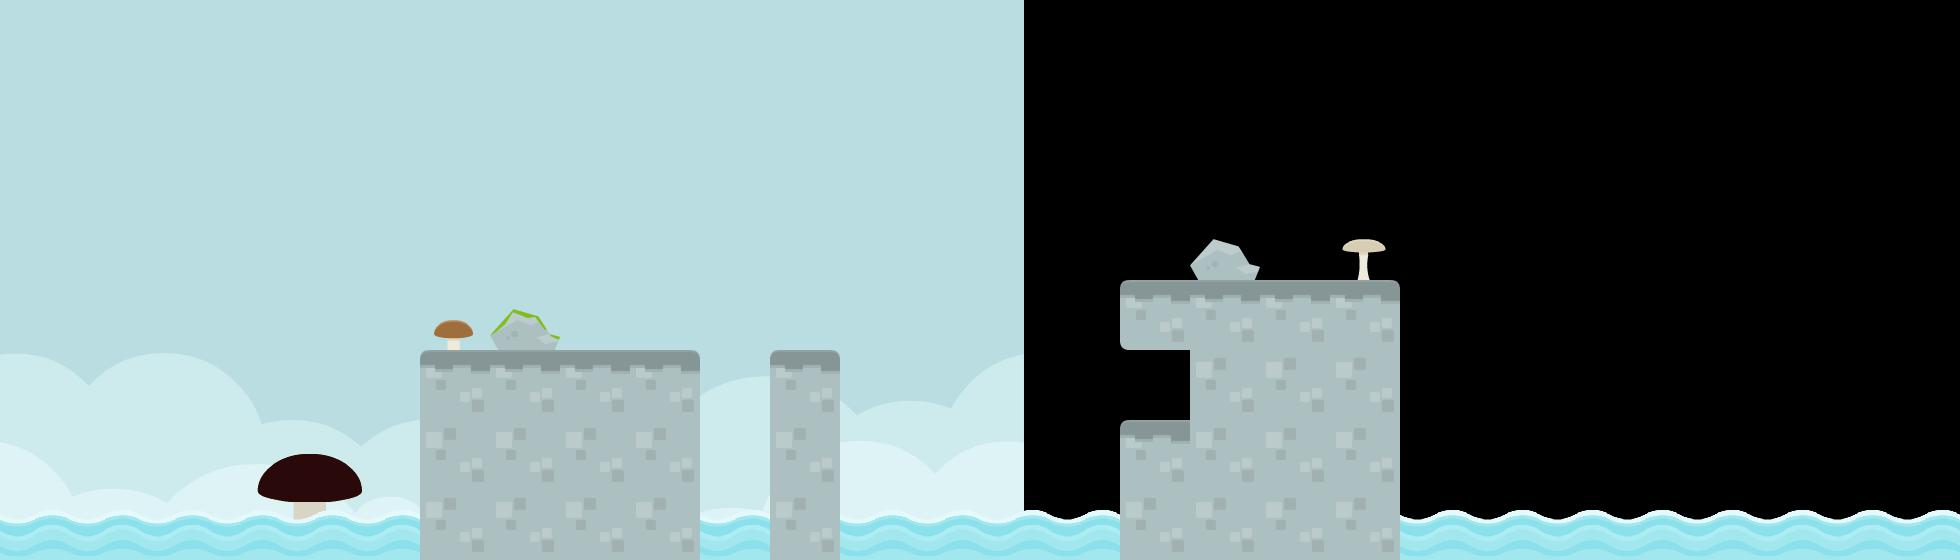

A level layout from a 2D game, rendered from its tile map. Below: a short description, then the map file with tile-grid data replaced by summaries:
An orthogonal 28x8 tile map with 70x70 px tiles, 3 tile layers (tiles_background, tiles_terrain, tiles_foreground), 2 image layers and 13 objects (5x STONE, 3x effect_glow_sprites, 2x clickable, start, target, ...).

<map version="1.0" orientation="orthogonal" renderorder="right-down" width="28" height="8" tilewidth="70" tileheight="70" nextobjectid="151">
 <properties>
  <property name="blocks" value="stone_1x2_triangle_left,stone_1x2_triangle_left,stone_1x2_triangle_left,stone_square_small_triangle_left" />
  <property name="music" value="frantic_level" />
 </properties>
 <tileset firstgid="1" name="tiles" tilewidth="70" tileheight="70" spacing="4" margin="2" tilecount="117">
  <image source="../../graphics/tiles.png" width="962" height="666" />
  <tile id="114">
   <animation>
    <frame tileid="114" duration="100" />
    <frame tileid="115" duration="100" />
    <frame tileid="116" duration="100" />
    <frame tileid="115" duration="100" />
   </animation>
  </tile>
 </tileset>
 <imagelayer name="background_b" x="1024" y="-300">
  <image source="../../graphics/backgrounds/colored_shroom.png" />
 </imagelayer>
 <imagelayer name="background_a" y="-301">
  <image source="../../graphics/backgrounds/colored_shroom.png" />
 </imagelayer>
 <layer name="tiles_background" width="30" height="8">
  <data>[240 cells, 23 non-empty, 5 distinct tile ids]</data>
 </layer>
 <layer name="tiles_terrain" width="30" height="8">
  <data>[240 cells, 30 non-empty, 6 distinct tile ids]</data>
 </layer>
 <layer name="tiles_foreground" width="30" height="8">
  <data>[240 cells, 0 non-empty, 0 distinct tile ids]</data>
 </layer>
 <objectgroup name="terrain">
  <object id="142" type="STONE" x="420" y="350">
   <polygon points="0,0 280,0 280,210 0,210" />
  </object>
  <object id="143" type="STONE" x="770" y="350">
   <polygon points="0,0 70,0 70,210 0,210" />
  </object>
  <object id="144" type="STONE" x="1120" y="280">
   <polygon points="0,0 280,0 280,70 0,70" />
  </object>
  <object id="145" type="STONE" x="1190" y="350">
   <polygon points="0,0 210,0 210,210 0,210" />
  </object>
  <object id="146" type="STONE" x="1120" y="420">
   <polygon points="0,0 70,0 70,140 0,140" />
  </object>
 </objectgroup>
 <objectgroup name="entities">
  <properties>
   <property name="blocks" value="wood_square_small_triangle_left,stone_square_small_triangle_left,stone_square" />
   <property name="music" value="happy_level" />
  </properties>
  <object id="4" name="start" type="start" x="490" y="280" width="70" height="70" />
  <object id="5" name="target" type="target" x="1260" y="210" width="70" height="70" />
  <object id="119" type="clickable" x="1347.5" y="227.5" width="35" height="35">
   <properties>
    <property name="effect" value="mushroom_white" />
   </properties>
  </object>
  <object id="141" type="clickable" x="437.5" y="315" width="35" height="35">
   <properties>
    <property name="effect" value="mushroom_brown" />
   </properties>
  </object>
 </objectgroup>
 <objectgroup name="background_effects">
  <object id="11" type="effect_clouds" x="350" y="0" width="1540" height="140" />
  <object id="148" type="effect_glow_sprites" x="420" y="280" width="280" height="70" />
  <object id="149" type="effect_glow_sprites" x="770" y="280" width="70" height="70" />
  <object id="150" type="effect_glow_sprites" x="1120" y="210" width="280" height="70" />
 </objectgroup>
 <objectgroup name="foreground_effects" />
 <objectgroup name="npc" />
</map>
